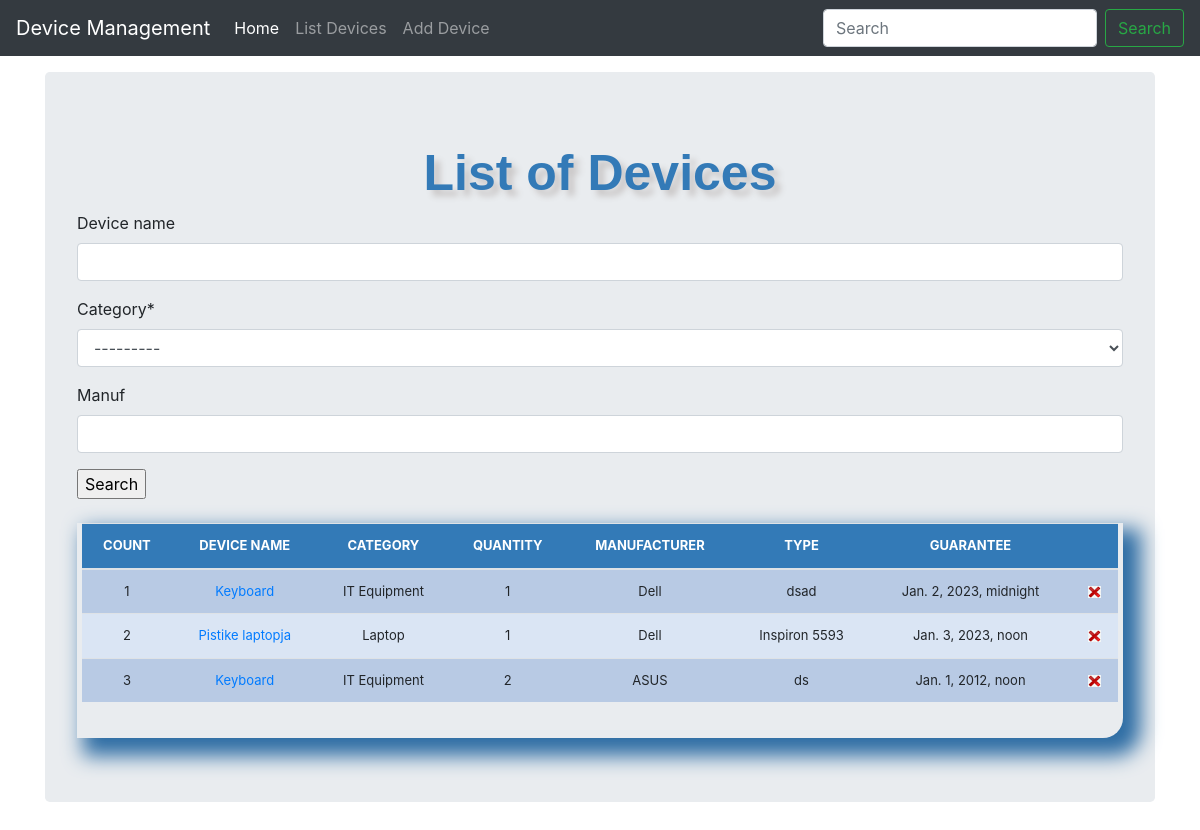
The page /list_devices/ on the database its author committed.
### devicemgmt/models.py (models this page shows, shortened)
class Device(models.Model):
	category = models.ForeignKey(Category, on_delete=models.CASCADE)
	device_name = models.CharField(max_length=50, blank=True, null=True)
	quantity = models.IntegerField(default='0', blank=True, null=True)
	manuf = models.CharField(max_length=50, blank=True, null=True)
	type= models.CharField(max_length=50, blank=False, null=True)
	guarantee = models.DateTimeField(blank=False, null=False)
	last_updated = models.DateTimeField(auto_now_add=False, auto_now=True)
	export_to_CSV = models.BooleanField(default=False)

class Category(models.Model):
	name = models.CharField(max_length=50, blank=True, null=True)
	def __str__(self):
		return self.name

### devicemgmt/views.py (the view, shortened to what this page needs)
# urls.py: path('list_devices/', views.list_devices, name='list_devices'),
def list_devices(request):
    header = 'List of Devices'
    form = DeviceSearchForm(request.POST or None)
    queryset = Device.objects.all()
    context = {
        "header": header,
        "queryset": queryset,
        "form": form,
    }
    return render(request, "list_devices.html", context)

### devicemgmt/forms.py
class DeviceSearchForm(forms.ModelForm):
   class Meta:
     model = Device
     fields = ['device_name', 'category', 'manuf']

### devicemgmt/templates/list_devices.html (shortened to what this page needs)
{% load static %}
{% load crispy_forms_tags %}
<!DOCTYPE html>
<html lang="en">
  <head>
<link href="{% static 'css/stylesheet.css' %}" rel="stylesheet">
<link href="{% static 'css/bootstrap.min.css' %}" rel="stylesheet">
    <link href="{% static 'css/navbar-top-fixed.css' %}" rel="stylesheet">
  </head>
  <body>
{% include 'navbar.html' %}
<main role="main" class="container">
  <div class="jumbotron">
    <div class="header">{{header}}</div>
    <form method='POST' action=''>{% csrf_token %}
        {{form|crispy}}
        <input type="submit" value='Search'/>
    </form>
    <br>
    <div class="display_table">
        <table class='table'>
          <thead>
            <tr>
              <th>COUNT</th>
              <th>DEVICE NAME</th>
              <th>CATEGORY</th>
              <th>QUANTITY</th>
              <th>MANUFACTURER</th>
              <th>TYPE</th>
              <th>GUARANTEE</th>
                <th></th>
            </tr>
          </thead>
        {% for instance in queryset %}
            <tr>
              <td>{{forloop.counter}}</td>
              <td><a href="{% url 'update_devices' instance.id %}">{{instance.device_name}}</a></td>
              <td>{{instance.category}}</td>
              <td>{{instance.quantity}}</td>
              <td>{{instance.manuf}}</td>
              <td>{{instance.type}}</td>
              <td>{{instance.guarantee}}</td>
                <td><a href="{% url 'delete_devices' instance.id %}"><img src="{% static 'img/delete.png' %}"></a></td>
            </tr>
        {% endfor %}
      </table>
    </div>
  </div>
</main>
      </body>
</html>

### devicemgmt/templates/navbar.html (shortened to what this page needs)
   <nav class="navbar navbar-expand-md navbar-dark fixed-top bg-dark">
  <a class="navbar-brand" href="#">Device Management</a>
  <div class="collapse navbar-collapse" id="navbarCollapse">
    <ul class="navbar-nav mr-auto">
      <li class="nav-item active">
        <a class="nav-link" href="/">Home <span class="sr-only">(current)</span></a>
      </li>
      <li class="nav-item">
        <a class="nav-link" href="/list_devices">List Devices</a>
      </li>
      <li class="nav-item">
        <a class="nav-link" href="/add_devices">Add Device</a>
      </li>
    </ul>
    <form class="form-inline mt-2 mt-md-0">
      <input class="form-control mr-sm-2" type="text" placeholder="Search" aria-label="Search">
      <button class="btn btn-outline-success my-2 my-sm-0" type="submit">Search</button>
    </form>
  </div>
</nav>

### devicemgmt/static/css/stylesheet.css (style rules this page uses)
body { background-color: #34eb6b; }
.table { font-size: 13px; text-align: center; width: 95%; margin: auto; }
.table tr:nth-child(odd) { background: #B8CAE4 }
.table tr:nth-child(even) { background: #dae5f4 }
th { background-color: #337ab7; color: white; }
.display_table { border-bottom-right-radius: 20px; padding-left: 5px; padding-right: 5px; padding-bottom: 20px; box-shadow: 12px 12px 20px 6px #2e6da4; }
.header { font-family: helvetica; color: #337ab7; font-size: 50px; text-align: center; width: 100%; text-shadow: 6px 6px 6px #c9c6c6; display: block; font-weight: bolder; }

### devicemgmt/static/css/navbar-top-fixed.css (style rules this page uses)
body { min-height: 75rem; padding-top: 4.5rem; }

### rows shown on the page
Device: device_name "Keyboard", category "IT Equipment", quantity "1", manuf "Dell", type "dsad", guarantee "Jan. 2, 2023, midnight"
Device: device_name "Pistike laptopja", category "Laptop", quantity "1", manuf "Dell", type "Inspiron 5593", guarantee "Jan. 3, 2023, noon"
Device: device_name "Keyboard", category "IT Equipment", quantity "2", manuf "ASUS", type "ds", guarantee "Jan. 1, 2012, noon"

### other values the page prints
{{ header }} "List of Devices"
